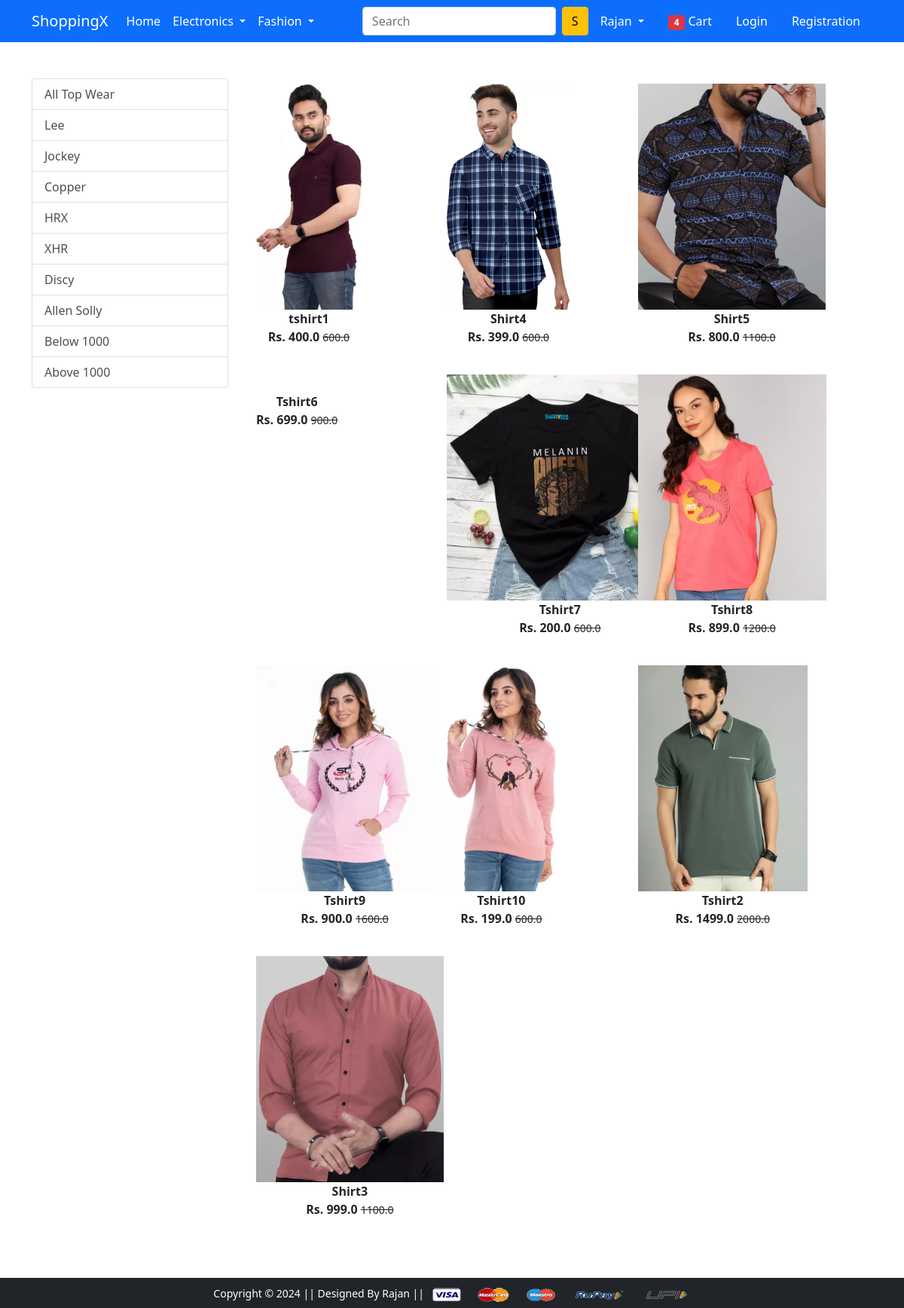
Screenshot of /topwear/ with the database file from the repository.
### app/models.py (models this page shows, shortened)
class Product(models.Model):
    title = models.CharField(max_length = 100)
    selling_price = models.FloatField()
    discounted_price = models.FloatField()
    description = models.TextField()
    brand = models.CharField(max_length = 100)
    category = models.CharField(choices = CATEGORY_CHOICE, max_length = 2)
    product_image = models.ImageField(upload_to='productimg')

### app/views.py (the view)
# urls.py: path('topwear/', views.topwear, name='topwear'),
def topwear(request, data=None):
    if data is None:
        topwears = Product.objects.filter(category="TW")
    elif data in ["Lee", "Jockey", "Copper", "HRX", "XHR", "Discy", "Allen"]:
        topwears = Product.objects.filter(category="TW", brand=data)
    elif data == "below":
        topwears = Product.objects.filter(category="TW", discounted_price__lt=1000)
    elif data == "above":
        topwears = Product.objects.filter(category="TW", discounted_price__gt=1000)
    else:
        topwears = Product.objects.none()
    return render(request, "app/topwear.html", {"topwears": topwears})

### app/templates/app/topwear.html (shortened to what this page needs)
{% extends 'app/base.html' %}
{% load static %}
{% block main-content %}
<div class="container my-5">
    <div class="row">
        <div class="col-sm-3">
            <div class="list-group">
                <a href="{% url 'topwear' %}" class="list-group-item list-group-item-action" aria-current="true">All Top Wear</a>
                <a href="{% url 'topweardata' 'Lee' %}" class="list-group-item list-group-item-action" aria-current="true">Lee</a>
                <a href="{% url 'topweardata' 'Jockey' %}" class="list-group-item list-group-item-action" aria-current="true">Jockey</a>
                <a href="{% url 'topweardata' 'Copper' %}" class="list-group-item list-group-item-action" aria-current="true">Copper</a>
                <a href="{% url 'topweardata' 'HRX' %}" class="list-group-item list-group-item-action" aria-current="true">HRX</a>
                <a href="{% url 'topweardata' 'XHR' %}" class="list-group-item list-group-item-action" aria-current="true">XHR</a>
                <a href="{% url 'topweardata' 'Discy' %}" class="list-group-item list-group-item-action" aria-current="true">Discy</a>
                <a href="{% url 'topweardata' 'Allen' %}" class="list-group-item list-group-item-action" aria-current="true">Allen Solly</a>
                <a href="{% url 'topweardata' 'below' %}" class="list-group-item list-group-item-action" aria-current="true">Below 1000</a>
                <a href="{% url 'topweardata' 'above' %}" class="list-group-item list-group-item-action" aria-current="true">Above 1000</a>
            </div>
        </div>
        <div class="col-sm-8">
            <div class="row">
                {% for product in topwears %}
                <div class="col-sm-4 text-centre mb-4">
                    <a href="{% url 'product-detail' product.id %}" class="btn">
                        <div class="item">
                            <img src="{{product.product_image.url}}" alt="" height="300" class="">
                            <div class="fw-bold">{{product.title}}</div>
                            <div class="fw-bold">Rs. {{product.discounted_price}}
                                <small class="fw-light text-decoration-line-through">{{product.selling_price}}</small>
                            </div>
                        </div>
                    </a>
                </div>
                {% endfor %}
            </div>
        </div>
    </div>
</div>
{% endblock main-content %}

### rows the page displays
Product: product_image (picture), title "tshirt1", discounted_price "400.0", selling_price "600.0"
Product: product_image (picture), title "Shirt4", discounted_price "399.0", selling_price "600.0"
Product: product_image (picture), title "Shirt5", discounted_price "800.0", selling_price "1100.0"
Product: title "Tshirt6", discounted_price "699.0", selling_price "900.0"
Product: product_image (picture), title "Tshirt7", discounted_price "200.0", selling_price "600.0"
Product: product_image (picture), title "Tshirt8", discounted_price "899.0", selling_price "1200.0"
Product: product_image (picture), title "Tshirt9", discounted_price "900.0", selling_price "1600.0"
Product: product_image (picture), title "Tshirt10", discounted_price "199.0", selling_price "600.0"
Product: product_image (picture), title "Tshirt2", discounted_price "1499.0", selling_price "2000.0"
Product: product_image (picture), title "Shirt3", discounted_price "999.0", selling_price "1100.0"
